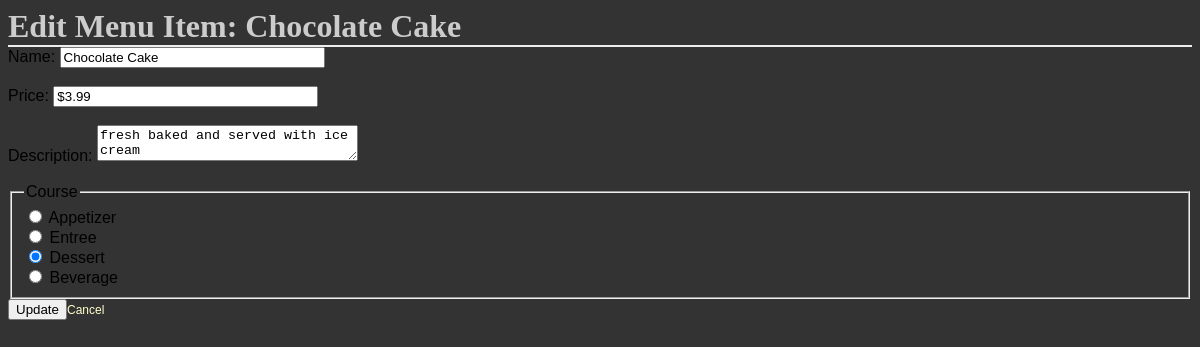
The page /restaurant/2/menu/5/edit on the database its author committed.
### database_setup.py (models this page shows, shortened)
class AbstractBase(object):
    def __repr__(self):
        return str(self.__dict__)
    def serialize(self):
        raise NotImplemented()

class MenuItem(Base, AbstractBase):
    __tablename__ = 'menu_item'
    name = Column(String(80), nullable=False)
    id = Column(Integer, Sequence('menuitem_id_seq'), primary_key=True)
    course = Column(String(250))
    description = Column(String(250))
    price = Column(String(8))
    restaurant_id = Column(Integer, ForeignKey('restaurant.id'))
    restaurant = relationship(Restaurant)

### project.py (the view)
@app.route('/restaurant/<int:restaurant_id>/menu/<int:menu_id>/edit', methods=['GET', 'POST'])
def edit_menu_item(restaurant_id, menu_id):
    import update_data
    try:
        mi_item = read_data.read_by_id(MenuItem, {'id': menu_id})
    except NoResultFound:
        raise Exception('Not found')
    if request.method == 'POST':
        update_data.update_data(mi_item, name=request.form.get('name'), price=request.form.get('price'),
                                description=request.form.get('description'), course=request.form.get('course'))
        flash("Menu Item Successfully Edited!")
        return redirect(url_for('restaurant_menu', restaurant_id=restaurant_id))
    else:
        return render_template('editmenuitem.html', restaurant_id=restaurant_id, menu=mi_item)

### read_data.py (called while the page is built)
def read_by_id(type, kwargs={}):
    data = session.query(type).filter_by(**kwargs).first()
    return data

### templates/editmenuitem.html (shortened to what this page needs)
<!DOCTYPE html>
<html lang="en">
<head>
    <link rel=stylesheet type=text/css href="{{ url_for('static', filename='style.css') }}">
</head>
<body>
<h1> Edit Menu Item: {{menu.name}} </h1>
<form action="{{url_for('edit_menu_item', restaurant_id=restaurant_id,  menu_id=menu.id )}}" method='POST'>
    <label>Name:</label>
    <input type='text' size='30' name='name' placeholder="{{menu.name}}" value="{{menu.name}}"><br/><br/>
    <label>Price:</label>
    <input type='text' size='30' name='price' placeholder="{{menu.price}}" value="{{menu.price}}"><br/><br/>
    <label>Description:</label>
    <textarea cols='30' name='description' placeholder="{{menu.description}}">{{menu.description}}</textarea><br/><br/>
    <fieldset>
        <legend>Course</legend>
        <input type="radio" id="course1" name="course" value="Appetizer" />
        <label for="course1">Appetizer</label><br/>
        <input type="radio" id="course2" name="course" value="Entree" />
        <label for="course2">Entree</label><br/>
        <input type="radio" id="course3" name="course" value="Dessert" {% if menu.course=='Dessert' %} checked {% endif
               %}/>
        <label for="course3">Dessert</label><br/>
        <input type="radio" id="course4" name="course" value="Beverage" />
        <label for="course4">Beverage</label><br/>
    </fieldset>
    <input type='submit' value='Update'><a href="{{url_for('restaurant_menu', restaurant_id=restaurant_id)}}">Cancel</a>
</form>
</body>
</html>

### static/style.css (style rules this page uses)
body { font-family: sans-serif; background-color: #333333; background-image: url('https://cloud.githubusercontent.com/assets/9041401/6119508/7cbced14-b07e-11e4-9dbd-f01488203879.jpg') }
h1, h2, h3, h4 { color: #CCCCCC; }
h1, h2 { font-family: 'Georgia', serif; margin: 0; }
h1 { border-bottom: 2px solid #eee; }
a { text-decoration: none; color:#FFFFCC; font-size: .75em; }

### rows shown on the page
MenuItem: name "Chocolate Cake", price "$3.99", description "fresh baked and served with ice cream", course "☐ Appetizer", course "☐ Entree", course "☑ Dessert", course "☐ Beverage"
